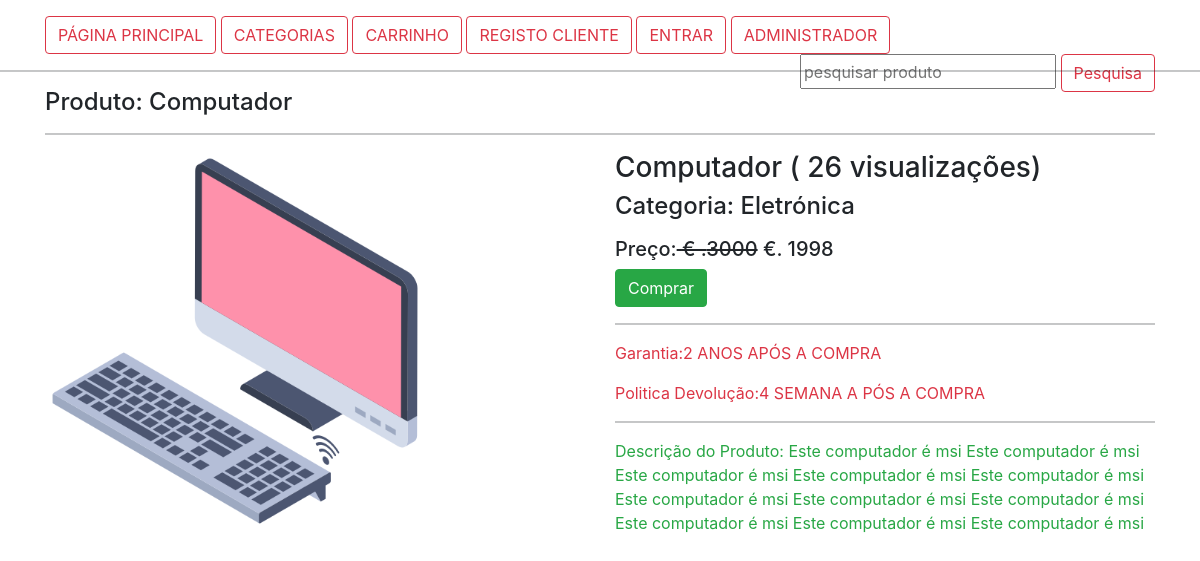
/produto/computador-MSI/, run on the app's committed database.
### lojaapp/models.py (models this page shows, shortened)
class Produto(models.Model):
    titulo = models.CharField(max_length=200)
    slug = models.SlugField(unique=True)
    categoria = models.ForeignKey(Categoria, on_delete=models.CASCADE)
    image = models.ImageField(upload_to='produtos')
    preco_mercado = models.PositiveIntegerField()
    venda =models.PositiveSmallIntegerField()
    descricao = models.TextField()
    garantia = models.CharField(max_length=600,null=True,blank=True)
    return_devolucao = models.CharField(max_length=300,null=True,blank=True)
    visualizacao = models.PositiveIntegerField(default=0)

class Categoria(models.Model):
    titulo = models.CharField(max_length=200)
    slug = models.SlugField(unique=True)
    def __str__(self):
        return self.titulo

### lojaapp/views.py (the view)
# urls.py: path("produto/<slug:slug>/",ProdutoDetalhesView.as_view(), name="produtodetalhe"),
class ProdutoDetalhesView(LojaMix, TemplateView):
   template_name =  "produtodetalhe.html"
   def get_context_data(self, **kwargs):
      context =  super().get_context_data(**kwargs)
      url_slug = self.kwargs['slug']
      produto = Produto.objects.get(slug=url_slug)
      produto.visualizacao += 1
      produto.save()
      context['produto']= produto
      return context

### lojaapp/views.py (called while the page is built)
  def dispatch(self, request, *args, **kwargs):
      carro_id = request.session.get("carro_id")
      if carro_id:
         carro_obj = Carro.objects.get(id=carro_id)
         if request.user.is_authenticated and Cliente.objects.filter(user=request.user).exists():
            carro_obj.cliente = request.user.cliente #abrir
            carro_obj.save()
      return super().dispatch(request, *args, **kwargs)

### templates/produtodetalhe.html (shortened to what this page needs)
   {% extends 'base.html' %}
{% block content %}
            <div class="container">
                <h4>Produto: {{produto.titulo}}</h4><hr>
                <div class="row">
                    <div class="col-md-6">
                        <img src="{{produto.image.url}} " alt="" class="img-fluid" width="380px">
                    </div>
                    <div class=" col-md-6 text-left">
                        <h3>{{produto.titulo}} ( {{produto.visualizacao}} visualizações)<h3>
                        <h4>Categoria: {{produto.categoria}}<h4>
                            <h5 class="mt-3">Preço:<strike> € .{{produto.preco_mercado}}</strike> €. {{produto.venda}}</h5>
                            <a href="{% url 'lojaapp:addcarro' produto.id %}" class="btn btn-success">Comprar</a><hr>
                            <p class="text-danger"> Garantia:{{produto.garantia}}</p>
                            <p class="text-danger"> Politica Devolução:{{produto.return_devolucao}}</p><hr>
                            <p class="text-success">Descrição do Produto: {{produto.descricao}}</p>
                     </div>
                </div>
            </div>
{% endblock %}

### data on the page
Produto: titulo "Computador", image (picture), visualizacao "26", categoria "Eletrónica", preco_mercado "3000", venda "1998", garantia "2 ANOS APÓS A COMPRA", return_devolucao "4 SEMANA A PÓS A COMPRA", descricao "Este computador é msi Este computador é msi Este computador é msi Este computador é msi Este computador é msi Este computador é msi Este computador é msi Este computador é msi Este computador é msi Este computador é msi Este computador é msi"
